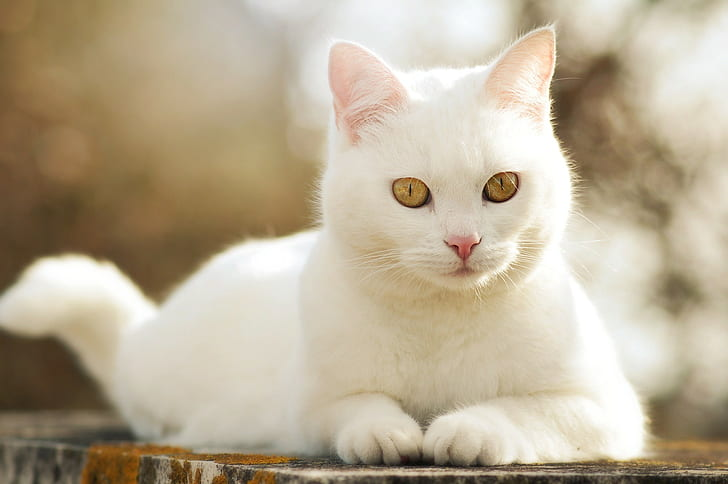
#> input picture face_recog/Images/car3.jpg, 728 x 484 px, found by its file name
$ python basic.py
#> lines starting #> are read from the running program, lines starting #| are printed output that depends on the picture; after the words box and inside, x2 and y2 are one past the last pixel; in counts of white or black regions, pixels touching at a corner belong together
import cv2 as cv

img = cv.imread('Images\car3.jpg')
#> img is the input picture: shape (484, 728, 3); mean B, G, R 148.9, 172.5, 185.5

cv.imshow('Cat', img )

# converting img to grayscale
gray = cv.cvtColor(img, cv.COLOR_BGR2GRAY)
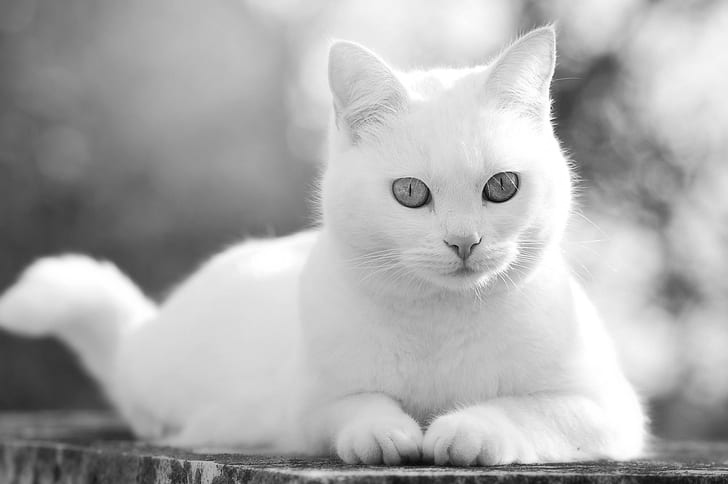
#> gray: shape (484, 728); min 4, max 255, mean 173.7

cv.imshow('GRAY' , gray)

# blur an image

blur = cv.GaussianBlur(img , (7,7) , cv.BORDER_DEFAULT)
cv.imshow("Blur" , blur)


#create Edge cascade
canny = cv.Canny(img , 125 , 175) # to reduce or get rid of edges we use blur
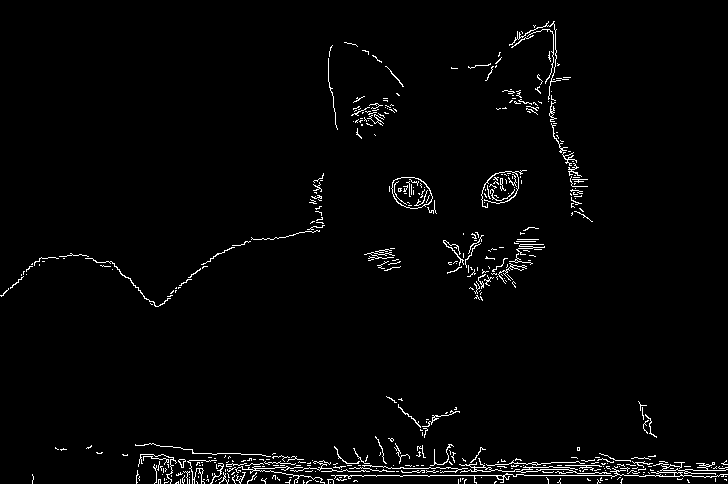
#> canny: shape (484, 728); 2.3% white in thin lines or dots
cv.imshow('canny' , canny)

# dilating the image

dilated = cv.dilate(canny , (7,7) , iterations = 3)
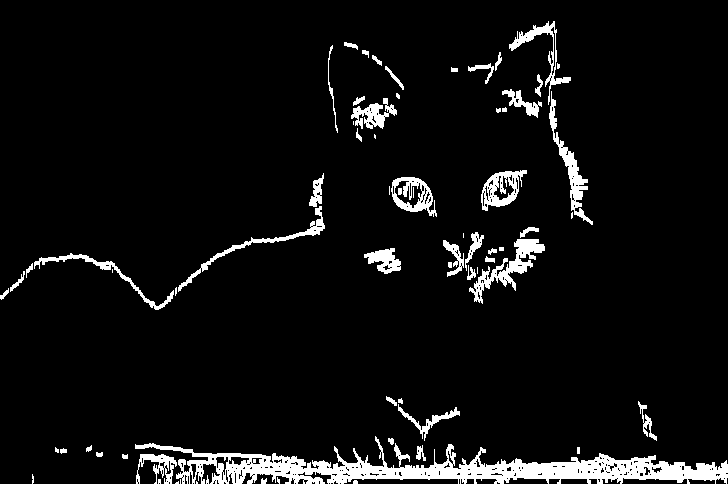
#> dilated: shape (484, 728); 6.2% white; 70 white regions (20 under 20 px), largest, box (x1, y1, x2, y2) and area: (135, 436, 728, 484) 10055, (469, 239, 545, 304) 1300, (549, 91, 593, 225) 1074
cv.imshow('Dilated' , dilated)


#eroding

eroded = cv.erode(dilated , (7,7) , iterations = 1)
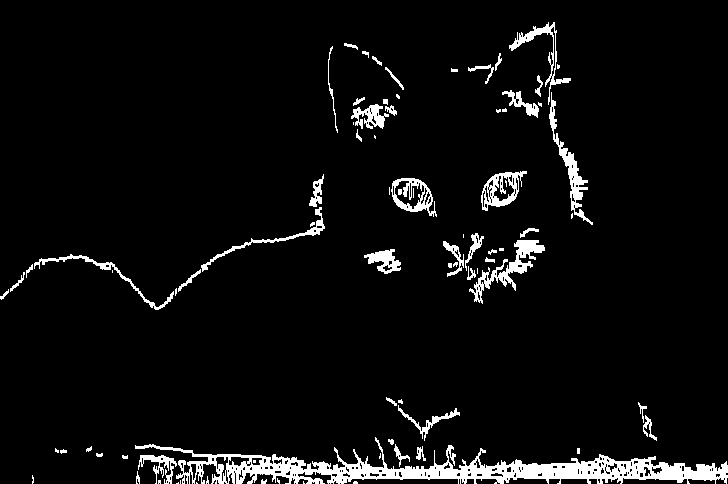
#> eroded: shape (484, 728); 5.3% white; 83 white regions (33 under 20 px), largest, box (x1, y1, x2, y2) and area: (135, 437, 728, 484) 8769, (469, 240, 545, 304) 1148, (549, 92, 593, 225) 969
cv.imshow('Eroded', eroded)


#resize

resize = cv.resize(img , (500,500) , interpolation  = cv.INTER_CUBIC)
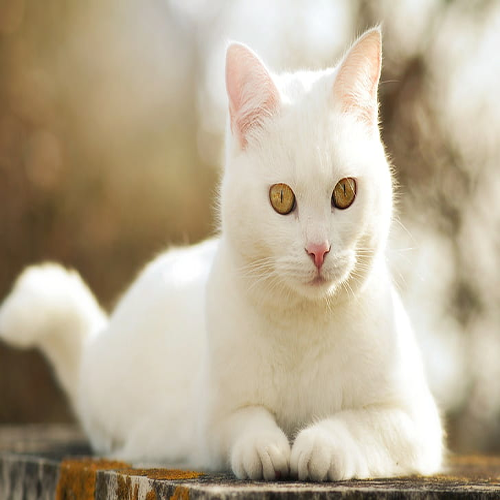
#> resize: shape (500, 500, 3); mean B, G, R 148.9, 172.5, 185.5
cv.imshow('resized' , resize)

#cropping

cropped = img[50:200 , 200:400]
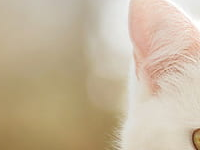
#> cropped: shape (150, 200, 3); mean B, G, R 155.5, 181.4, 197.7
cv.imshow("cropped" , cropped)

cv.waitKey(0)

$ run again, with face_recog/Images/BOSTON2.jpg copied over face_recog/Images/car3.jpg
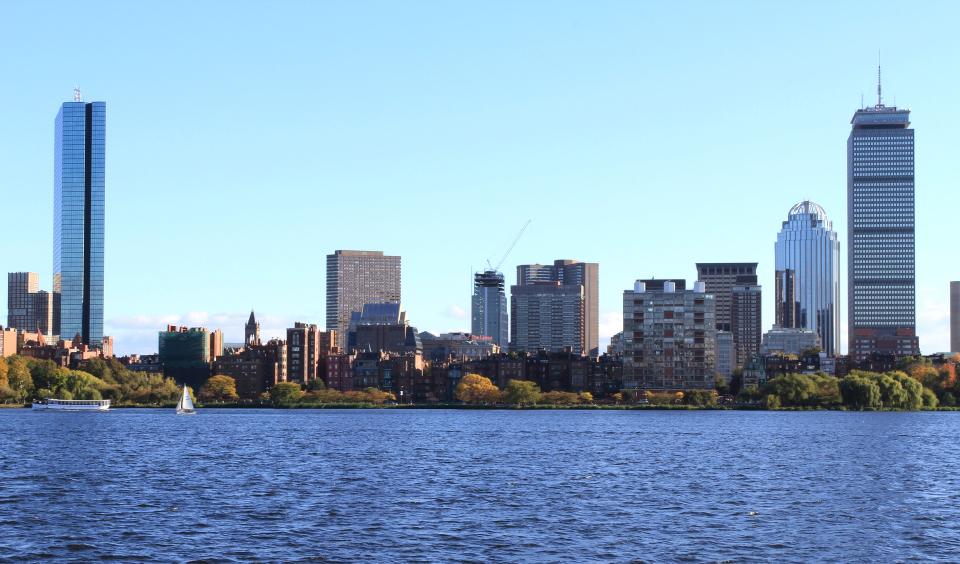
#> input picture face_recog/Images/BOSTON2.jpg, 1920 x 1127 px, found by its file name (shown at 1/2 size)
#> img is the input picture: shape (1127, 1920, 3); mean B, G, R 195.5, 169.2, 137.7
#> `canny = cv.Canny(img , 125 , 175)`:
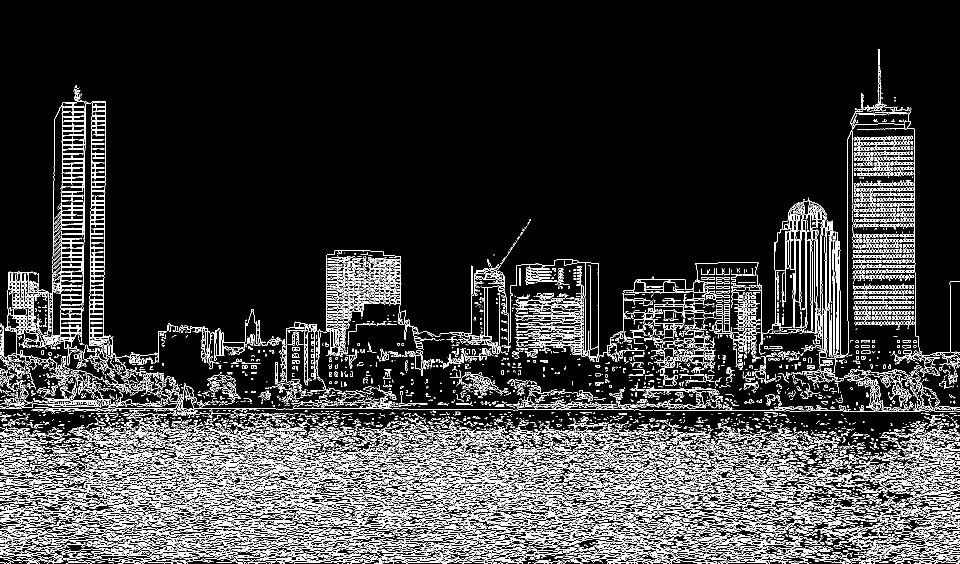
#> canny: shape (1127, 1920) (shown at 1/2 size); 12.5% white in thin lines or dots
#> dilated: shape (1127, 1920); 33.2% white; 1012 white regions (250 under 20 px), largest, box (x1, y1, x2, y2) and area: (0, 98, 1920, 1127) 655873, (900, 741, 1022, 815) 2798, (895, 696, 957, 737) 1000
#> eroded: shape (1127, 1920); 30.2% white; 1108 white regions (361 under 20 px), largest, box (x1, y1, x2, y2) and area: (0, 99, 1920, 1127) 597650, (900, 742, 1022, 800) 2166, (895, 697, 957, 737) 890
#> `cropped = img[50:200 , 200:400]`:
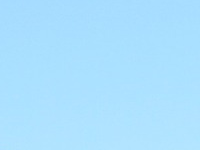
#> cropped: shape (150, 200, 3); mean B, G, R 254.7, 224.3, 171
